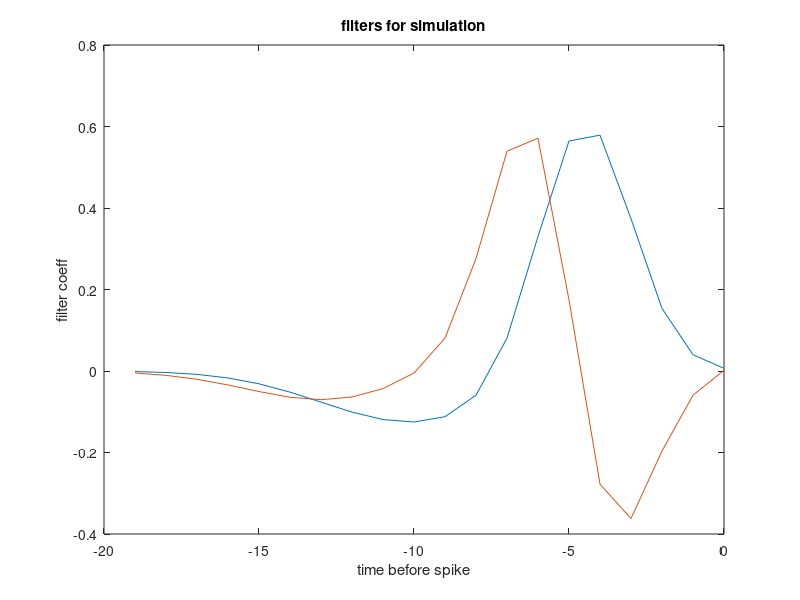

Source code (MATLAB): (Note: this script raises an error after producing the figure.)
% test_iSTAC_script.m
%
% Simple script for testing out the iSTAC code

% 0. Set up parameters for an example Linear-Nonlinear-Poisson (LNP) neuron 
nt = 20;        % number of temporal elements of filter
tvec = (-nt+1:0)'; % vector of time indices (in units of stim frames)

% Make some temporal filters
filt1 = exp(-((tvec+4.5)/1.5).^2/2) -.2*exp(-((tvec+nt/2)/3).^2/2); %1st filter
filt1 = filt1./norm(filt1);  %normalize

filt2 = [diff(filt1); 0];  % 2nd filter
filt2 = filt2- filt1*(filt1'*filt2); %orthogonalize to 1st filter
filt2 = filt2./norm(filt2); % normalize

% Make plots
plot(tvec, [filt1 filt2])  
title('filters for simulation');
xlabel('time before spike'); ylabel('filter coeff');


%% 1.  1st example:  rectified linear LNP neuron
% ===================================================

% Create stimulus ------------------
slen = 2000;   % Stimulus length
Stim = randn(slen,1);
RefreshRate = 100; % refresh rate

linresp = sameconv(Stim, filt1);  % filter output
r = max(linresp,0)*50; % instantaneous spike rate (rectified linear nonlinearity)
spikes = poissrnd(r/RefreshRate); % generate spikes

[sta,stc,rawmu,rawcov] = simpleSTC(Stim,spikes, nt); % Compute STA and STC
[u,~,~] = svd(stc); % Compute eigenvectors of STC matrix

% Compute iSTAC estimator
nfilts = 1;
istacfilts = compiSTAC(sta, stc, rawmu, rawcov, nfilts);
plot(tvec, filt1, 'k--', tvec, sta./norm(sta), tvec, u(:,end), tvec, istacfilts);
legend('true k', 'STA', 'STC', 'iSTAC', 'location', 'northwest');
xlabel('time before spike (bins)'); ylabel('filter coeff');
title('filter estimates');

% Compute error (using subspace angle between true filter and estimates)
Errs = [subspace(filt1,sta) subspace(filt1, u(:,end)) subspace(filt1, istacfilts)];
fprintf(1, 'Errors: STA=%.3f, STC=%.3f, iSTAC=%.3f\n', Errs(1), Errs(2), Errs(3));


%% 2. 2nd example:  2-filter LNP model with quadratic nonlinearity, correlated stimuli
% ===================================================
%
% In this example, the STA also lies in the space spanned by the two
% filters, but by using iSTAC we can pull out the 2 relevant axes much more
% accurately

% % Create stimulus ------------------
slen = 10000;   % Stimulus length (Better convergence w/ longer stimulus)
Stim = randn(slen,1);
Stim = conv2(Stim,normpdf(-3:3,0,1)','same'); % smooth stimulus
RefreshRate = 100; % refresh rate

DC = [0.75 .5];  % Setting to zero means expected STA is zero
linresp = [sameconv(Stim, filt1)+DC(1) sameconv(Stim,filt2)+DC(2)];  % filter output
r = 10*linresp(:,1).^2 + 8*linresp(:,2).^2; % instantaneous spike rate
spikes = poissrnd(r/RefreshRate); % generate spikes

[sta,stc,rawmu,rawcov] = simpleSTC(Stim,spikes,nt);
[u,s,v] = svd(stc);

nfilts = 10;  % (Only need 2, but compute 10 for demonstration purposes)
eigvalthresh = 0.05; % eigenvalue cutoff threshold (for pruning dims from raw stimulus)
[istacfilts,vals] = compiSTAC(sta, stc, rawmu, rawcov, nfilts,eigvalthresh);
KLcontributed = [vals(1); diff(vals)];
nfilts = length(vals);

subplot(221);  plot(1:nfilts, KLcontributed, 'o');
title('KL contribution');
xlabel('subspace dimensionality');

subplot(221);
plot(tvec, filt1, 'k--', tvec, u(:,1:2)*u(:,1:2)'*filt1, ...
    tvec, istacfilts(:,1:2)*istacfilts(:,1:2)'*filt1, 'r');
title('Reconstruction of 1st filter'); ylabel('filter coeff');
legend('true k', 'STC', 'iSTAC', 'location', 'northwest');

subplot(223);
plot(tvec, filt2, 'k--', tvec, u(:,1:2)*u(:,1:2)'*filt2, ...
    tvec, istacfilts(:,1:2)*istacfilts(:,1:2)'*filt2, 'r');
title('Reconstruction of 2nd filter');
xlabel('time before spike'); ylabel('filter coeff');

subplot(222);  
plot(1:nfilts, KLcontributed, 'o');
title('KL contribution');
xlabel('subspace dimensionality');

subplot(224);
plot(tvec, istacfilts(:,1:2));
title('iSTAC filters');
legend('1st', '2nd', 'location', 'northwest');

Errs = [subspace([filt1 filt2], u(:,1:2)) subspace([filt1 filt2], istacfilts(:,1:2))];
fprintf(1, 'Errors: STC=%.3f, iSTAC=%.3f\n', Errs(1), Errs(2));


%% 3. Illustrate convergence behavior with 1D linear-rectified model
% ===================================================

% Run several experiments of different length
slens = [1000 4000 16000 64000]; % number of samples for different expts
nexpts = length(slens);  % number of experiments
niters = 20;  % number of times to repeat each experiment
nfilts = 1; % number of filters to estimate 

% Initialize matrices for storing errors
ErrsSTA = zeros(niters, nexpts);
ErrsiSTAC = zeros(niters, nexpts);

% Run simulated experiments
for i = 1:nexpts
    slen = slens(i);  % length of this block of experiments
    fprintf('\nStimulus length: %d\n------\n', slen);
    for j = 1:niters

        % Generate stimulus and LNP response
        Stim = randn(slen,1);
        linresp = sameconv(Stim, filt1);  % filter output
        r = max(linresp,0)*50; % instantaneous spike rate
        spikes = poissrnd(r/RefreshRate); % generate spikes

        [sta,stc,rawmu,rawcov] = simpleSTC(Stim,spikes, nt); % Compute STA and STC
        istacFilt =  compiSTAC(sta, stc, rawmu, rawcov, nfilts);  % compute iSTAC estimate

        ErrsSTA(j,i) = subspace(filt1,sta); 
        ErrsiSTAC(j,i)= subspace(filt1, istacFilt);
    end
end

% Make plot
clf;
plot(slens, mean(ErrsSTA), 'bo-', slens, mean(ErrsiSTAC), 'ro-');
set(gca, 'xscale', 'log', 'yscale', 'linear');
legend('STA', 'iSTAC', 'location', 'northeast');
xlabel('stim length (samples)');
ylabel('error (radians)');
